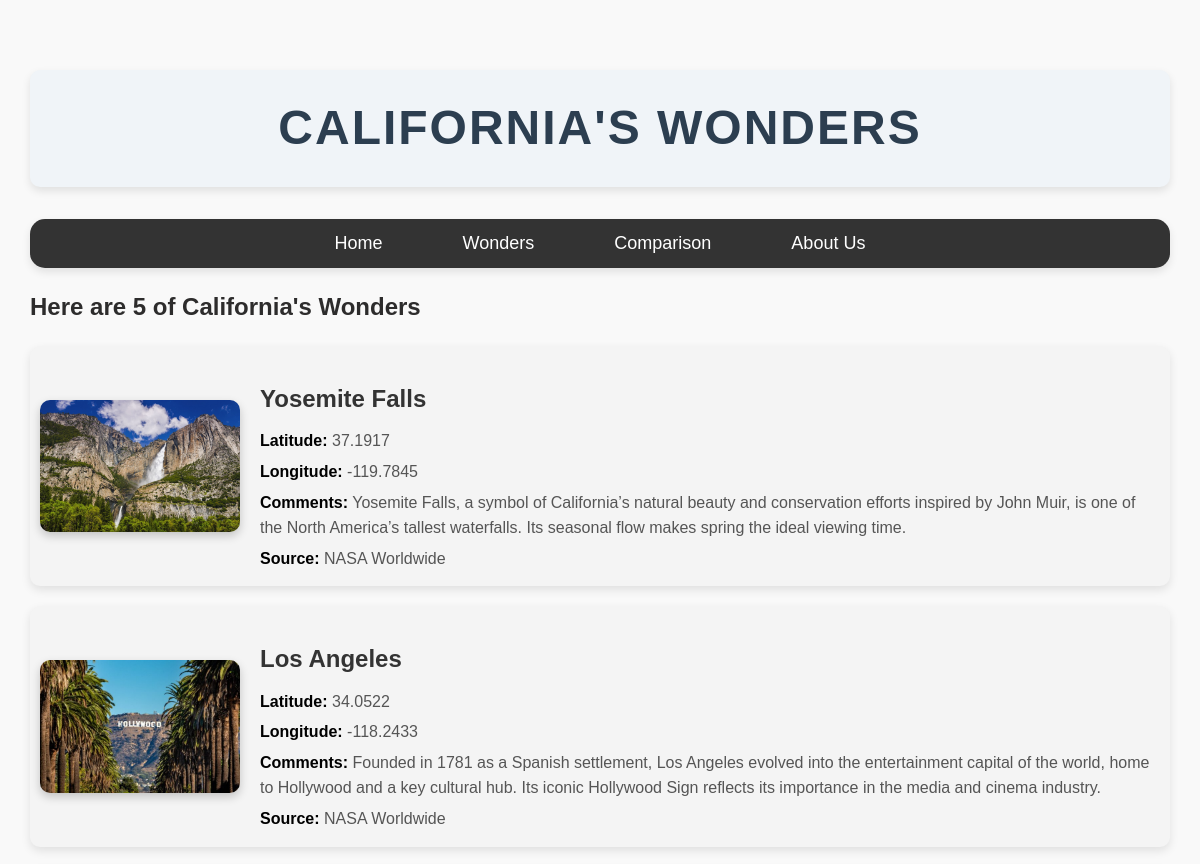
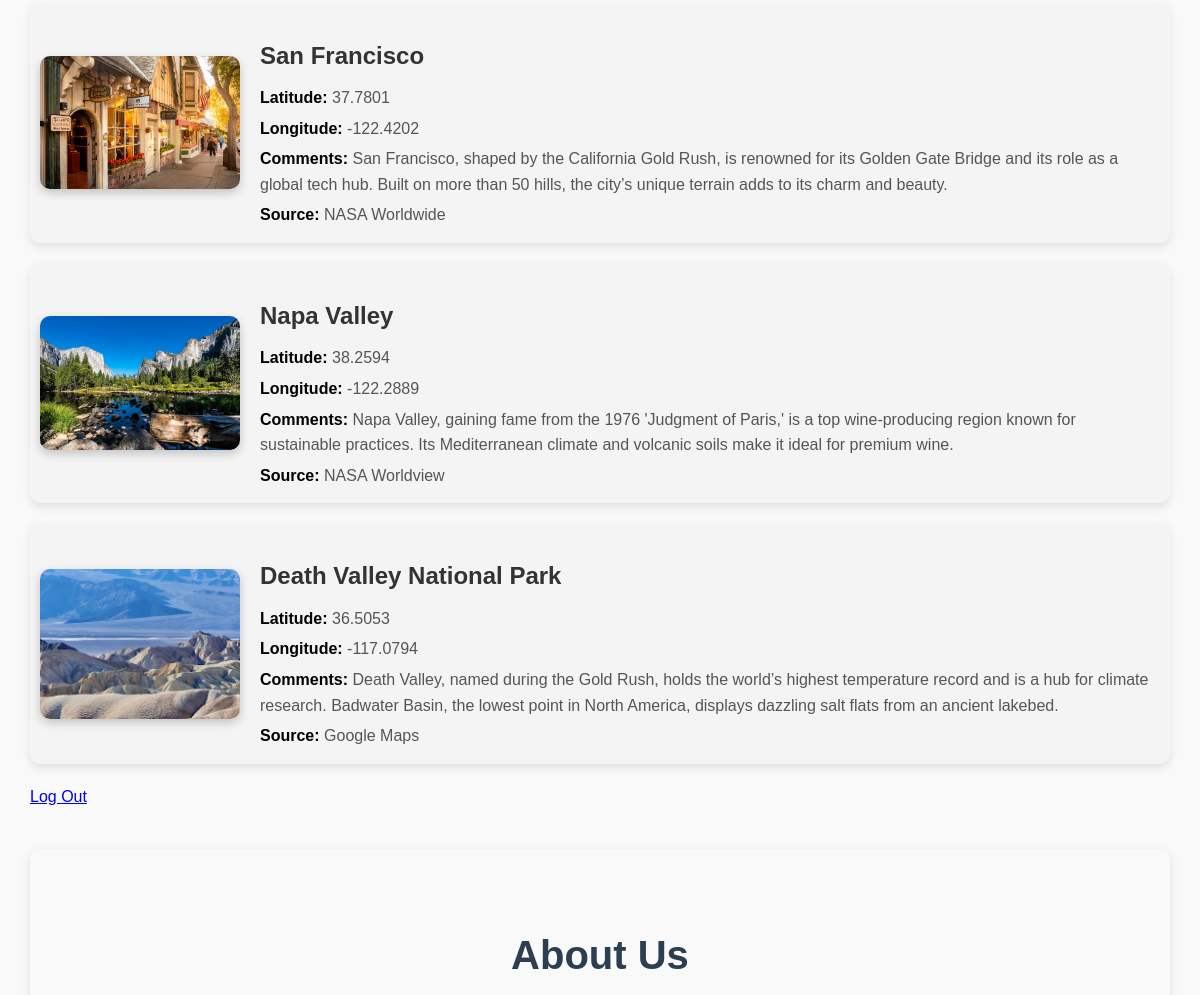
Page / (signed in, upper part) on the earlier database version (2 pictures, top to bottom).
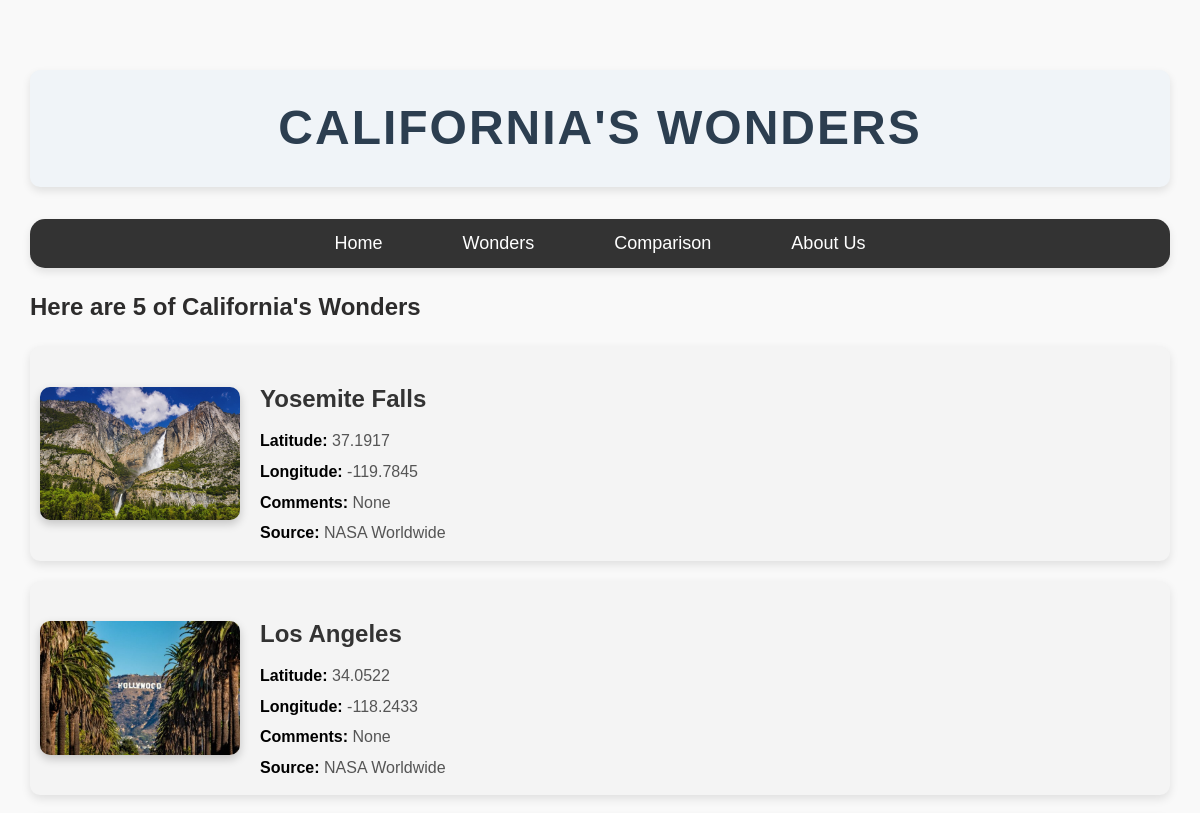
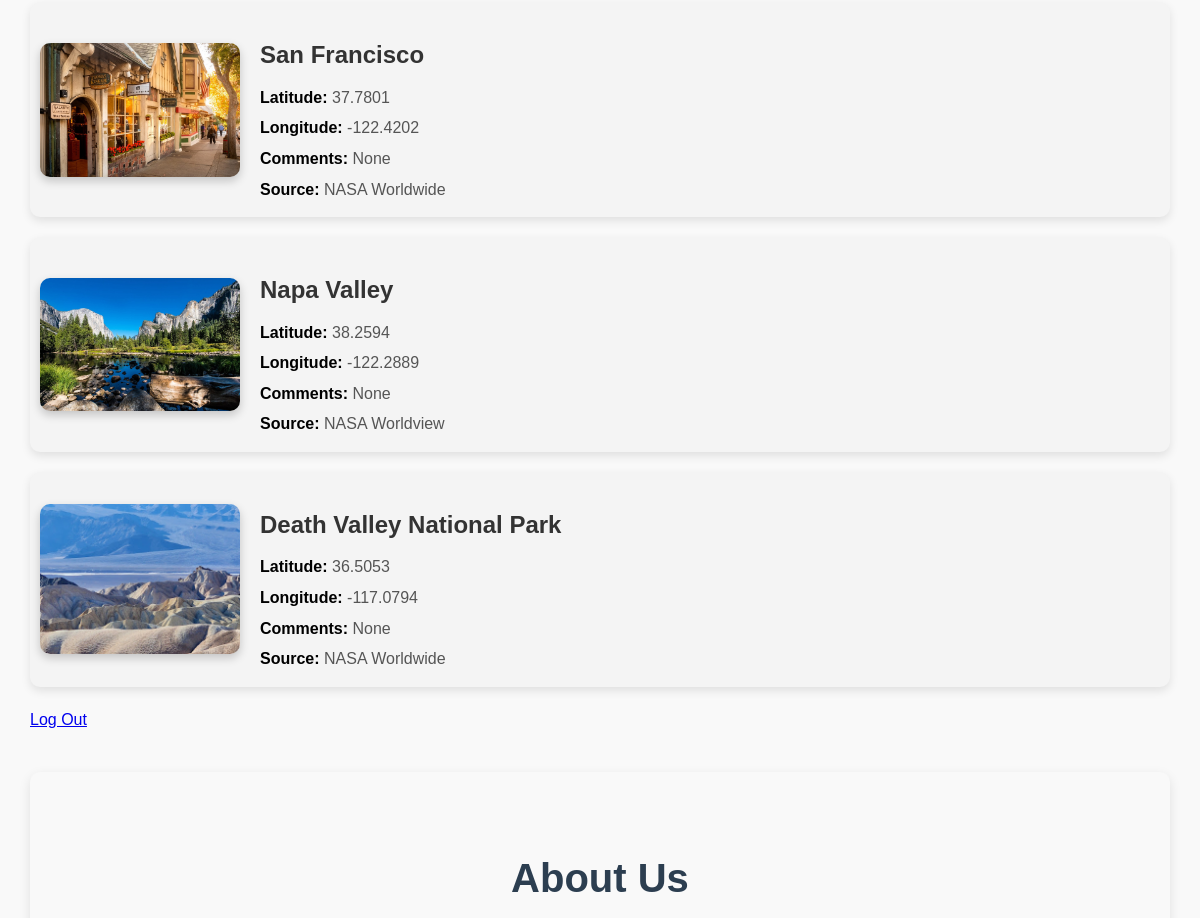
Same page on the later database version (2 pictures, top to bottom).
### dbclasses.py (models this page shows)
class GIS_Model(db.Model):
    __tablename__ = 'gis_model'
    ID = db.Column(db.Integer, primary_key=True)
    ImagePath = db.Column(db.String(2000), nullable=False)
    Name = db.Column(db.String(100), nullable=False)
    Latitude = db.Column(db.Float(20), nullable=False)
    Longitude = db.Column(db.Float, nullable=False)
    Comments = db.Column(db.String(1000), nullable=True)
    Source = db.Column(db.String(50), nullable=True)
    Date = db.Column(db.DateTime, default=datetime.utcnow)
    comp_model = db.relationship('COMP_Model', uselist=False, back_populates='gis_model', cascade='all, delete-orphan')
    analysis_model = db.relationship('ANALYSIS_Model', uselist=False, back_populates='gis_model', cascade='all, delete-orphan')
    comments = db.relationship('Comment', backref='image', lazy=True)

### main.py (the view)
@app.route('/',methods=['Post','Get'])
@login_required
def main_page():
    gis_data= GIS_Model.query.all()
    return render_template('main.html',gis_data=gis_data)

### main.py (called while the page is built)
@login_manager.user_loader
def load_user(user_id):
    return User.query.get(int(user_id))

### templates/main.html (shortened to what this page needs)
{% extends "basic.html" %}
{% block body %}
<h1 class="center" id="#home">
    California's Wonders
</h1>
<nav id="navigation">
    <ul>
        <li><a href="#home">Home</a></li>
        <li><a href="#wonders">Wonders</a></li>
        <li><a href="/comparison">Comparison</a></li>
        <li><a href="#about_us">About Us</a></li>
    </ul>
</nav>
<div>
    <h2 id="wonders">Here are 5 of California's Wonders</h2>
    {% for data in gis_data %}
    <div class="gis-entry">
        <div class="gis-image">
            <img src="{{ url_for('static', filename='Images/' + data.ImagePath) }}" alt="{{ data.Name }}">
        </div>
        <div class="gis-info">
            <a href="/image/{{ data.ID }}">
                <h3>{{ data.Name }}</h3>
            </a>
            <p><strong>Latitude:</strong> {{ data.Latitude }}</p>
            <p><strong>Longitude:</strong> {{ data.Longitude }}</p>
            <p><strong>Comments:</strong> {{ data.Comments }}</p>
            <p><strong>Source:</strong> {{ data.Source }}</p>
        </div>
    </div>
{% endfor %}
<a href="{{url_for('logout')}}">Log Out</a>
<div id="about_us">
    <h2>About Us</h2>
</div>
{% endblock %}

### templates/basic.html (shortened to what this page needs)
<!DOCTYPE html>
<html lang="en">
<head>
   {% block style %}
    <link rel="stylesheet" href="{{ url_for('static',filename = 'css/styles.css') }}">
    {% endblock %}
</head>
<body>
    {% block body %}{% endblock %}
</body>
</html>

### static/css/styles.css (style rules this page uses)
body { margin: 10px; padding: 20px; font-family: 'Gill Sans', 'Gill Sans MT', Calibri, 'Trebuchet MS', sans-serif ; line-height: 1.6; background-color: #f9f9f9; color: #2d2c2c; }
.center { text-align: center; font-size: 3em; font-family: 'Arial', sans-serif; color: #2c3e50; text-transform: uppercase; letter-spacing: 2px; padding: 20px; background-color: #f0f4f8; border-radius: 10px; box-shadow: 0px 4px 8px rgba(0, 0, 0, 0.1); margin-top: 40px; }
img { max-width: 300px; height: auto; border-radius: 15px; box-shadow: 0px 4px 10px rgba(0, 0, 0, 0.2); margin: 10px; display: block; margin-left: auto; margin-right: auto; }
#navigation { background-color: #333; padding: 10px 0; font-family: Arial, sans-serif; text-align: center; }
.gis-info a { text-decoration: none; }
.gis-entry { display: flex; align-items: center; margin-bottom: 20px; padding: 10px; background-color: #f4f4f4; border-radius: 10px; box-shadow: 0px 4px 10px rgba(0, 0, 0, 0.1); }
.gis-image { flex: 1; max-width: 200px; margin-right: 20px; }
.gis-image img { width: 100%; height: auto; border-radius: 10px; }
.gis-info { flex: 2; }
.gis-info h3 { font-size: 1.5em; font-family: 'Arial', sans-serif; color: #333; margin-bottom: 10px; text-transform: capitalize; }
.gis-info p { font-size: 1em; color: #555; margin: 5px 0; }
.gis-info strong { color: #000; }
#navigation { background-color: #333; padding: 10px 20px; border-radius: 15px; box-shadow: 0px 4px 8px rgba(0, 0, 0, 0.1); }
#navigation ul { list-style-type: none; margin: 0; padding: 0; display: flex; justify-content: center; }
#navigation ul li { margin: 0 20px; }
#navigation ul li a { color: #fff; text-decoration: none; font-size: 18px; padding: 10px 20px; border-radius: 5px; transition: background-color 0.3s ease; }
p { margin: 5px 0; }
#about_us { padding: 40px; background-color: #f9f9f9; border-radius: 10px; box-shadow: 0px 4px 12px rgba(0, 0, 0, 0.1); margin-top: 40px; }
#about_us h2 { text-align: center; font-size: 2.5em; color: #2c3e50; margin-bottom: 20px; font-family: 'Arial', sans-serif; }

Differences in the rows shown:
changed GIS_Model "Yosemite Falls": Comments "Yosemite Falls, a symbol of California’s natural beauty and conservation efforts inspired by John Muir, is one of the North America’s tallest waterfalls. Its seasonal flow makes spring the ideal viewing time." → "None"
changed GIS_Model "Los Angeles": Comments "Founded in 1781 as a Spanish settlement, Los Angeles evolved into the entertainment capital of the world, home to Hollywood and a key cultural hub. Its iconic Hollywood Sign reflects its importance in the media and cinema industry." → "None"
changed GIS_Model "San Francisco": Comments "San Francisco, shaped by the California Gold Rush, is renowned for its Golden Gate Bridge and its role as a global tech hub. Built on more than 50 hills, the city’s unique terrain adds to its charm and beauty." → "None"
changed GIS_Model "Napa Valley": Comments "Napa Valley, gaining fame from the 1976 'Judgment of Paris,' is a top wine-producing region known for sustainable practices. Its Mediterranean climate and volcanic soils make it ideal for premium wine." → "None"
changed GIS_Model "Death Valley National Park": Comments "Death Valley, named during the Gold Rush, holds the world’s highest temperature record and is a hub for climate research. Badwater Basin, the lowest point in North America, displays dazzling salt flats from an ancient lakebed." → "None"; Source "Google Maps" → "NASA Worldwide"
